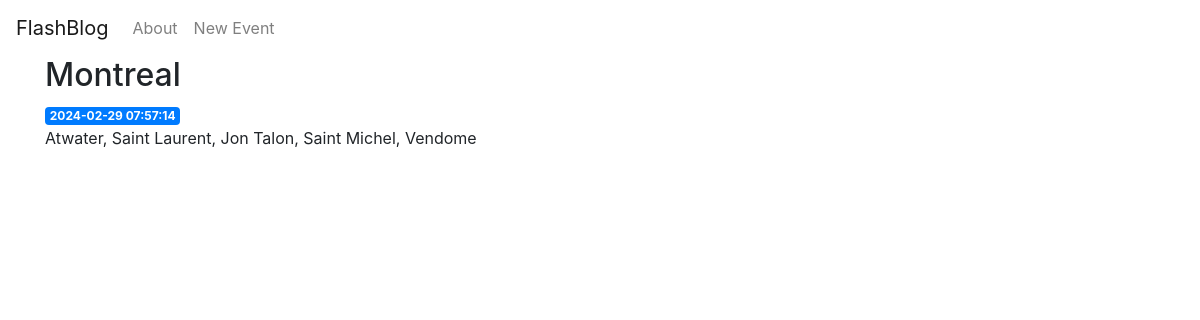
/4, run on the app's committed database.
### tables this page shows
CREATE TABLE events (
    id INTEGER PRIMARY KEY AUTOINCREMENT,
    created TIMESTAMP NOT NULL DEFAULT CURRENT_TIMESTAMP,
    title TEXT NOT NULL,
    content TEXT NOT NULL
);

### app.py (the view)
@app.route('/<int:event_id>')
def event(event_id):
    event = get_event(event_id)
    return render_template('event.html', event=event)

### app.py (called while the page is built)
def get_db_connection():
    conn = sqlite3.connect('database.db')
    conn.row_factory = sqlite3.Row
    return conn

def get_event(event_id):
    conn = get_db_connection()
    event = conn.execute('SELECT * FROM events WHERE id = ?',
                        (event_id,)).fetchone()
    conn.close()
    if event is None:
        abort(404)
    return event

### templates/event.html
{% extends 'base.html' %}
{% block content %}
    <h2>{% block title %} {{ event['title'] }} {% endblock %}</h2>
    <span class="badge badge-primary">{{ event['created'] }}</span>
    <p>{{ event['content'] }}</p>
{% endblock %}

### data on the page
events: title "Montreal", created "2024-02-29 07:57:14", content "Atwater, Saint Laurent, Jon Talon, Saint Michel, Vendome"
